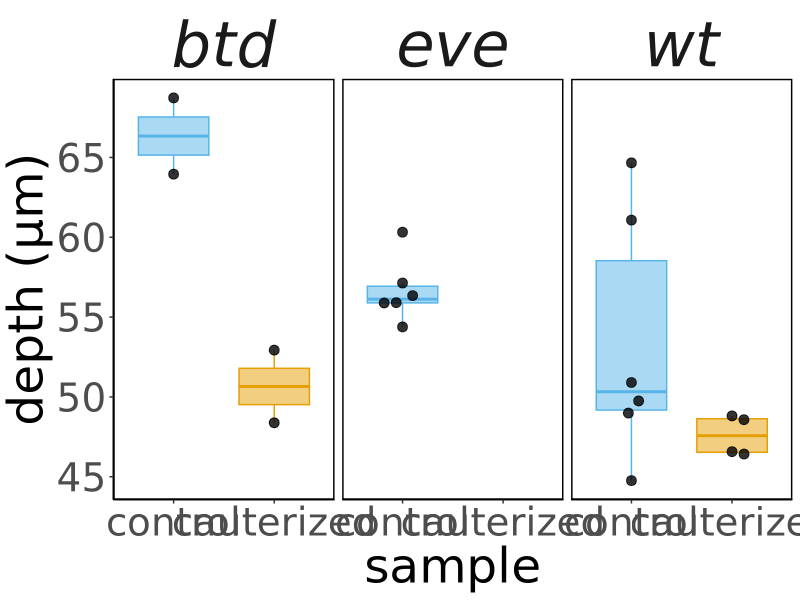
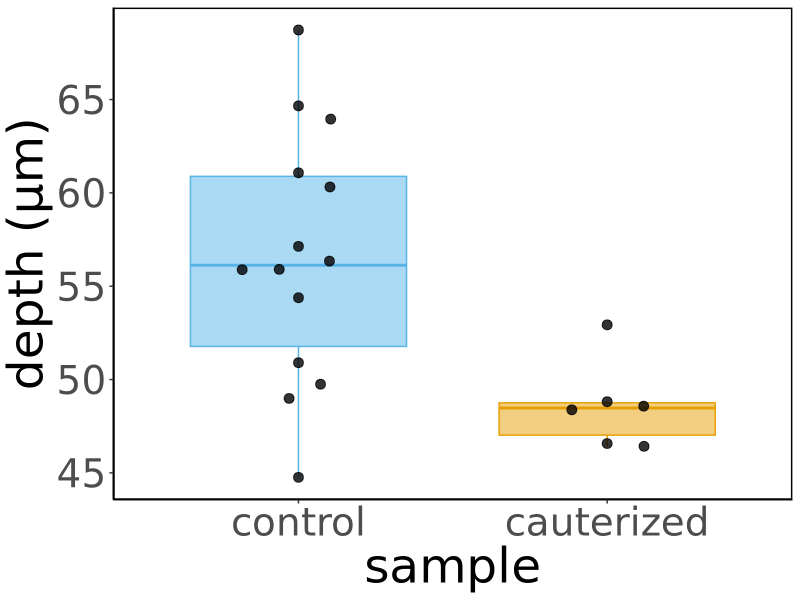
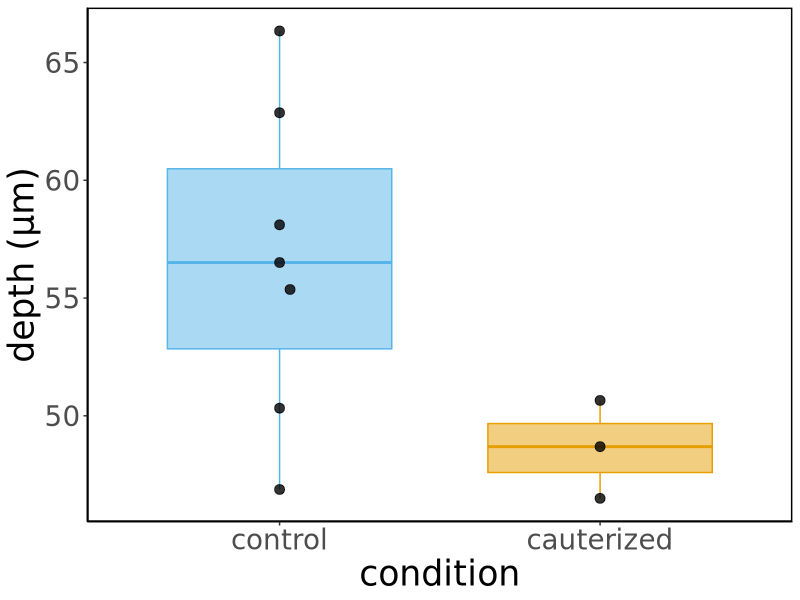
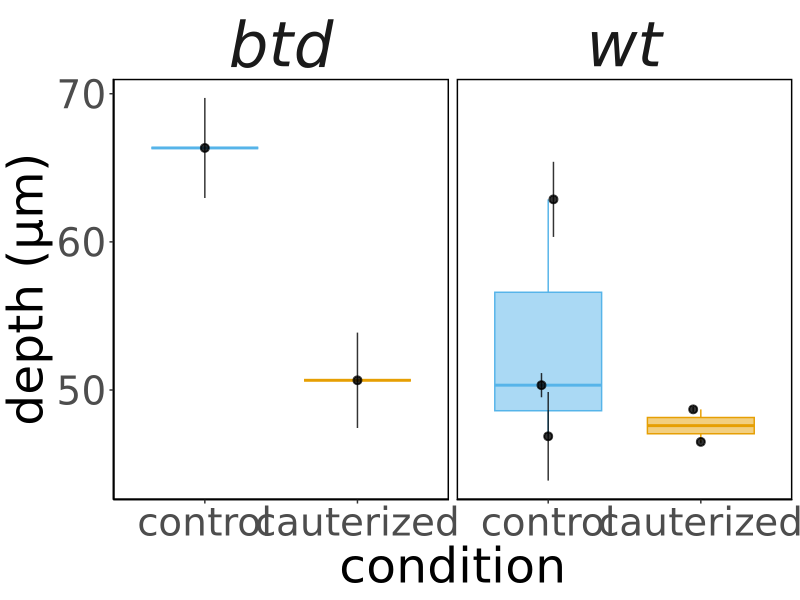
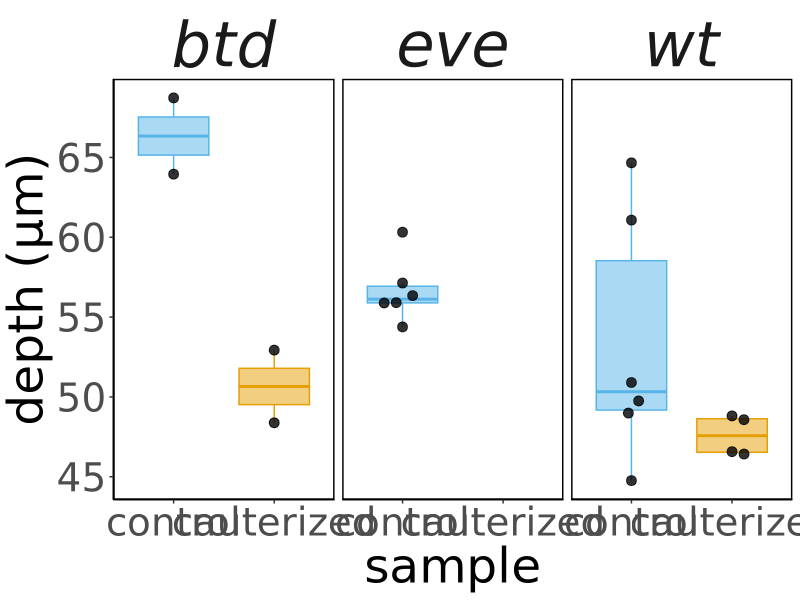
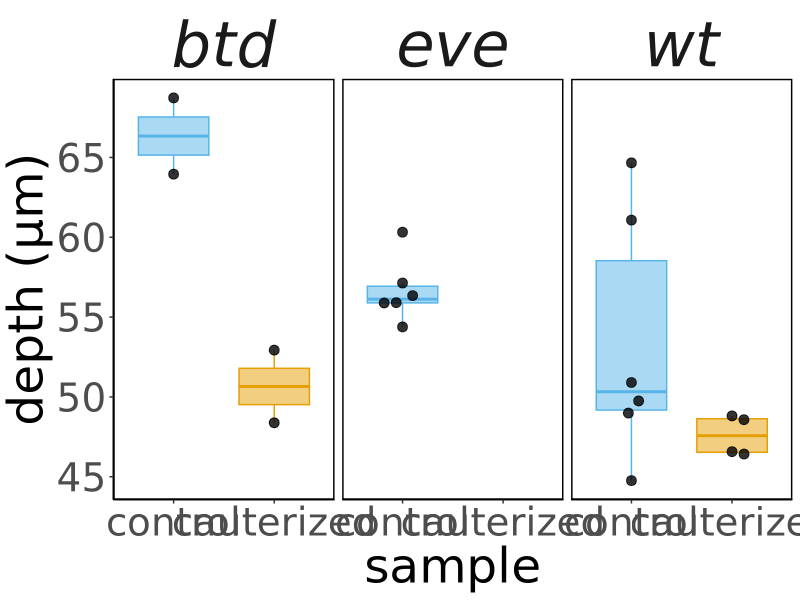
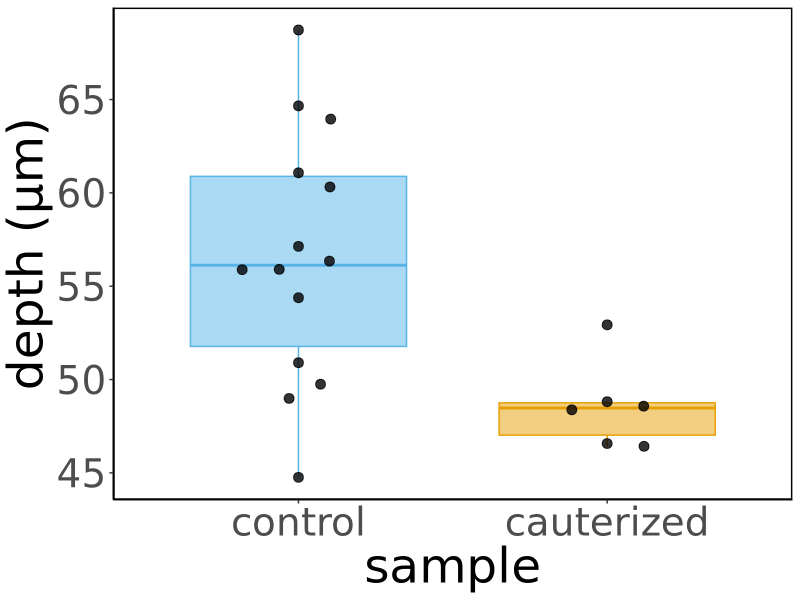
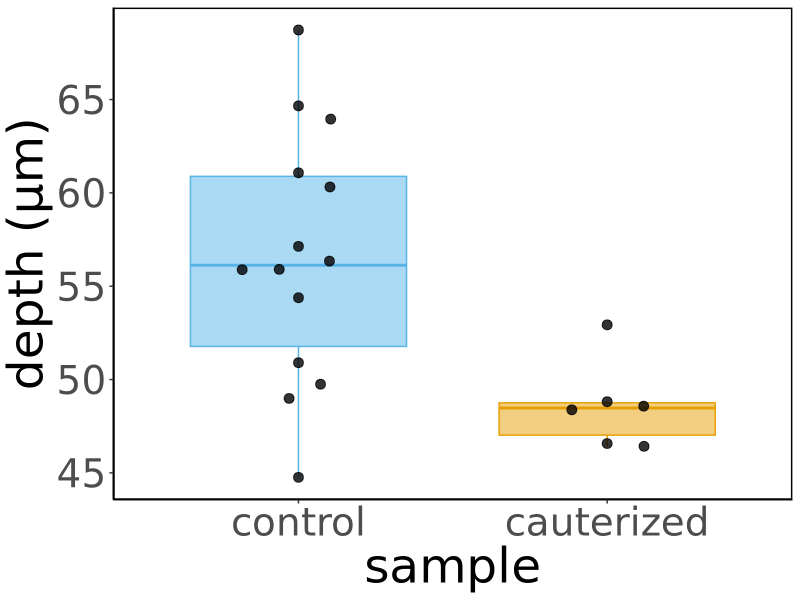

Reproduce these figures in R, in order.
## ---- chunk 1
knitr::opts_chunk$set(echo = TRUE, tidy = TRUE, cache = FALSE)
knitr::opts_knit$set(root.dir = "~/Dropbox/Projects/Cephalic_furrow/7-Manuscript/1-analyses/germband-cauterizations")
library(ggplot2)
library(ggbeeswarm)
## ---- chunk 2
# Load raw ROI measurements from ImageJ
results <- read.csv("1-wt/Lengths.csv")

# Discard cauterized embryo where the GB wasn't blocked from extending
results <- results[results$Embryo != "2021-03-24_E5",]
## ---- chunk 3
print_stats <- function(dataframe, stock, sample) {
  filter_df <- (dataframe$Stock == stock & dataframe$Sample == sample)
  df <- dataframe[filter_df,]
  df <- droplevels(df)

  # Define row
  row <- c(stock,
           sample,
           mean(df$Length),
           sd(df$Length),
           length(df$Length),
           length(unique(df$Embryo))
           )
  
  # Summarize data
  print(sprintf("%s %s / area=%.3f±%.3f x 10^3 / n_folds=%i / n_embryos=%i",
                stock, sample,
                mean(df$Length),
                sd(df$Length),
                length(df$Length),
                length(unique(df$Embryo))
                ))
  return(row)
}

# Save stats to data frame
stats <- data.frame()

# Bind row by row
stats <- rbind(stats, print_stats(results, "wt", "control"))
stats <- rbind(stats, print_stats(results, "wt", "cauterized"))
stats <- rbind(stats, print_stats(results, "btd", "control"))
stats <- rbind(stats, print_stats(results, "btd", "cauterized"))
stats <- rbind(stats, print_stats(results, "eve", "control"))
stats <- rbind(stats, print_stats(results, "eve", "cauterized"))

# Add column names
colnames(stats) <- c("stock", "sample", "mean", "sd", "n_folds", "n_embryos")

# Convert columns to numeric
stats[, 3:5] <- apply(stats[, 3:5], 2, as.numeric)

# Round up
stats[, 3:4] <- round(stats[, 3:4], digits=1)

# Write table to file
write.table(format(stats, digits=2), file = "wt-stats.txt", quote = FALSE, row.names = FALSE, sep = "\t")
print(stats)
## ---- chunk 4
# Plot mean length of cephalic furrow per embryo (right/left sides)
ggplot(results, aes(factor(Sample, level = c("control", "cauterized")), Length, fill = Sample)) +
  geom_boxplot(aes(color = Sample), show.legend = FALSE, alpha = 0.5, outlier.shape = NA, width = 0.7, position = position_dodge(width = 1.0)) +
  geom_point(alpha = 0.8, size = 3, show.legend = FALSE, position = position_beeswarm(priority = "descending", dodge.width = 1.0, cex = 6)) +
  labs(x = "sample", y = "depth (µm)") +
  facet_wrap(~Stock) +
  scale_fill_manual(values=c("#e69f03", "#56b4e9", "#cc79a7")) +
  scale_color_manual(values=c("#e69f03", "#56b4e9", "#cc79a7")) +
  theme_classic(base_family = "DejaVu Sans") +
  theme(text =  element_text(size = 35),
        strip.background = element_blank(),
        strip.placement = "outside",
        strip.text.x = element_text(size = 45, face = "italic"),
        panel.background = element_rect(colour = "black", size=1))
ggsave("4-plots/wt-length.png", width = 7, height = 4)
ggsave("4-plots/wt-length.svg", width = 7, height = 4)
## ---- chunk 5
# Plot mean length of cephalic furrow per embryo (right/left sides)
ggplot(results, aes(factor(Sample, level = c("control", "cauterized")), Length, fill = Sample)) +
  geom_boxplot(aes(color = Sample), show.legend = FALSE, alpha = 0.5, outlier.shape = NA, width = 0.7, position = position_dodge(width = 1.0)) +
  geom_point(alpha = 0.8, size = 3, show.legend = FALSE, position = position_beeswarm(priority = "descending", dodge.width = 1.0, cex = 6)) +
  labs(x = "sample", y = "depth (µm)") +
  scale_fill_manual(values=c("#e69f03", "#56b4e9", "#cc79a7")) +
  scale_color_manual(values=c("#e69f03", "#56b4e9", "#cc79a7")) +
  theme_classic(base_family = "DejaVu Sans") +
  theme(text =  element_text(size = 35),
        strip.background = element_blank(),
        strip.placement = "outside",
        strip.text.x = element_text(size = 45, face = "italic"),
        panel.background = element_rect(colour = "black", size=1))
ggsave("4-plots/wt-length-condition.png", width = 4, height = 4)
ggsave("4-plots/wt-length-condition.svg", width = 4, height = 4)
## ---- chunk 6
# Mean of CF length per embryo
embryo_cf_mean <- aggregate(results$Length, list(results$Embryo), mean)
colnames(embryo_cf_mean) <- c("Embryo", "Mean")

# Standard deviation of CF length per embryo
embryo_cf_sd <- aggregate(results$Length, list(results$Embryo), sd)
colnames(embryo_cf_sd) <- c("Embryo", "SD")

# Get sample information
samples <- unique(results[, c("Stock", "Embryo", "Sample")])

# Merge datasets
means <- merge(samples, embryo_cf_mean, by = "Embryo", all.x = TRUE)
means <- merge(means, embryo_cf_sd, by = "Embryo", all.x = TRUE)

# Summary by sample
by(means[means$Sample == "control", c("Mean", "SD")], means[means$Sample == "control",]$Stock, summary)
print("---")
by(means[means$Sample == "cauterized", c("Mean", "SD")], means[means$Sample == "cauterized",]$Stock, summary)
print("---")
# Summary by condition
by(means[, c("Mean", "SD")], means$Sample, summary)
print("---")
print("Calculating difference between non-cauterized and cauterized groups")
# Statistical testing
diff_micron <- mean(means[means$Sample == "control",]$Mean) - mean(means[means$Sample == "cauterized",]$Mean)
diff_pct <- diff_micron / mean(means[means$Sample == "cauterized",]$Mean) * 100
print(sprintf("%s microns shallower", diff_micron))
print(sprintf("%s percent shallower", diff_pct))
## ---- chunk 7
# Plot mean length of cephalic furrow per embryo (right/left sides)
ggplot(means, aes(factor(Sample, level = c("control", "cauterized")), Mean, fill = Sample)) +
  geom_boxplot(aes(color = Sample), show.legend = FALSE, alpha = 0.5, outlier.shape = NA, width = 0.7, position = position_dodge(width = 1.0)) +
  geom_point(alpha = 0.8, size = 3, show.legend = FALSE, position = position_beeswarm(priority = "descending", dodge.width = 1.0, cex = 6)) +
  labs(x = "condition", y = "depth (µm)") +
  scale_fill_manual(values=c("#e69f03", "#56b4e9", "#cc79a7")) +
  scale_color_manual(values=c("#e69f03", "#56b4e9", "#cc79a7")) +
  theme_classic(base_family = "DejaVu Sans") +
  theme(text = element_text(size = 25),
        panel.background = element_rect(colour = "black", size=1))
ggsave("4-plots/wt-mean-length.png", width = 4, height = 4)
ggsave("4-plots/wt-mean-length.svg", width = 4, height = 4)
## ---- chunk 8
# Plot mean length of cephalic furrow per embryo (right/left sides)
ggplot(means[means$Stock != "eve",], aes(factor(Sample, level = c("control", "cauterized")), Mean, fill = Sample)) +
  geom_boxplot(aes(color = Sample), show.legend = FALSE, alpha = 0.5, outlier.shape = NA, width = 0.7, position = position_dodge(width = 1.0)) +
  geom_pointrange(aes(ymin=Mean-SD, ymax=Mean+SD), alpha = 0.8, size = 0.5, show.legend = FALSE, position = position_quasirandom(width = 0.1)) +
  facet_wrap(~Stock) +
  labs(x = "condition", y = "depth (µm)") +
  scale_fill_manual(values=c("#e69f03", "#56b4e9", "#cc79a7")) +
  scale_color_manual(values=c("#e69f03", "#56b4e9", "#cc79a7")) +
  theme_classic(base_family = "DejaVu Sans") +
  theme(text =  element_text(size = 35),
        strip.background = element_blank(),
        strip.placement = "outside",
        strip.text.x = element_text(size = 45, face = "italic"),
        panel.background = element_rect(colour = "black", size=1))
ggsave("4-plots/wt-mean-length-facet.png", width = 4, height = 4)
ggsave("4-plots/wt-mean-length-facet.svg", width = 4, height = 4)
## ---- chunk 9
# Create data frame for tests
tests <- data.frame()

# Compare means between combined conditions as in the main plot
ctrl <- means[means$Sample == "control", "Mean"]
caut <- means[means$Sample == "cauterized", "Mean"]

# Control vs Cauterized
contrast <- "ctrl vs caut"
test <- wilcox.test(caut, ctrl, alternative = "less", paired = FALSE)
pvalue <- test$p.value
statistic <- test$statistic
mean_ctrl <- mean(ctrl)
mean_caut <- mean(caut)
delta <- mean_ctrl - mean_caut

test_row <- c(contrast = contrast,
              data = "means",
              sample = "pooled",
              mean_ctrl = mean_ctrl,
              mean_caut = mean_caut,
              delta = sprintf("%.1f", delta),
              significant = pvalue < 0.05,
              pvalue = sprintf("%.9f", pvalue),
              statistic = sprintf("%s=%s", names(statistic), statistic),
              paired = FALSE)
tests <- rbind(tests, as.data.frame(t(test_row)))

# Compare means between combined conditions in wildtype only
ctrl <- means[(means$Sample == "control" & means$Stock == "wt"), "Mean"]
caut <- means[(means$Sample == "cauterized" & means$Stock == "wt"), "Mean"]

# Control vs Cauterized
contrast <- "ctrl vs caut"
test <- wilcox.test(caut, ctrl, alternative = "less", paired = FALSE)
pvalue <- test$p.value
statistic <- test$statistic
mean_ctrl <- mean(ctrl)
mean_caut <- mean(caut)
delta <- mean_ctrl - mean_caut

test_row <- c(contrast = contrast,
              data = "means",
              sample = "wildtype",
              mean_ctrl = mean_ctrl,
              mean_caut = mean_caut,
              delta = sprintf("%.1f", delta),
              significant = pvalue < 0.05,
              pvalue = sprintf("%.9f", pvalue),
              statistic = sprintf("%s=%s", names(statistic), statistic),
              paired = FALSE)
tests <- rbind(tests, as.data.frame(t(test_row)))

write.csv(tests, file = "wt-tests.csv", row.names = FALSE)
